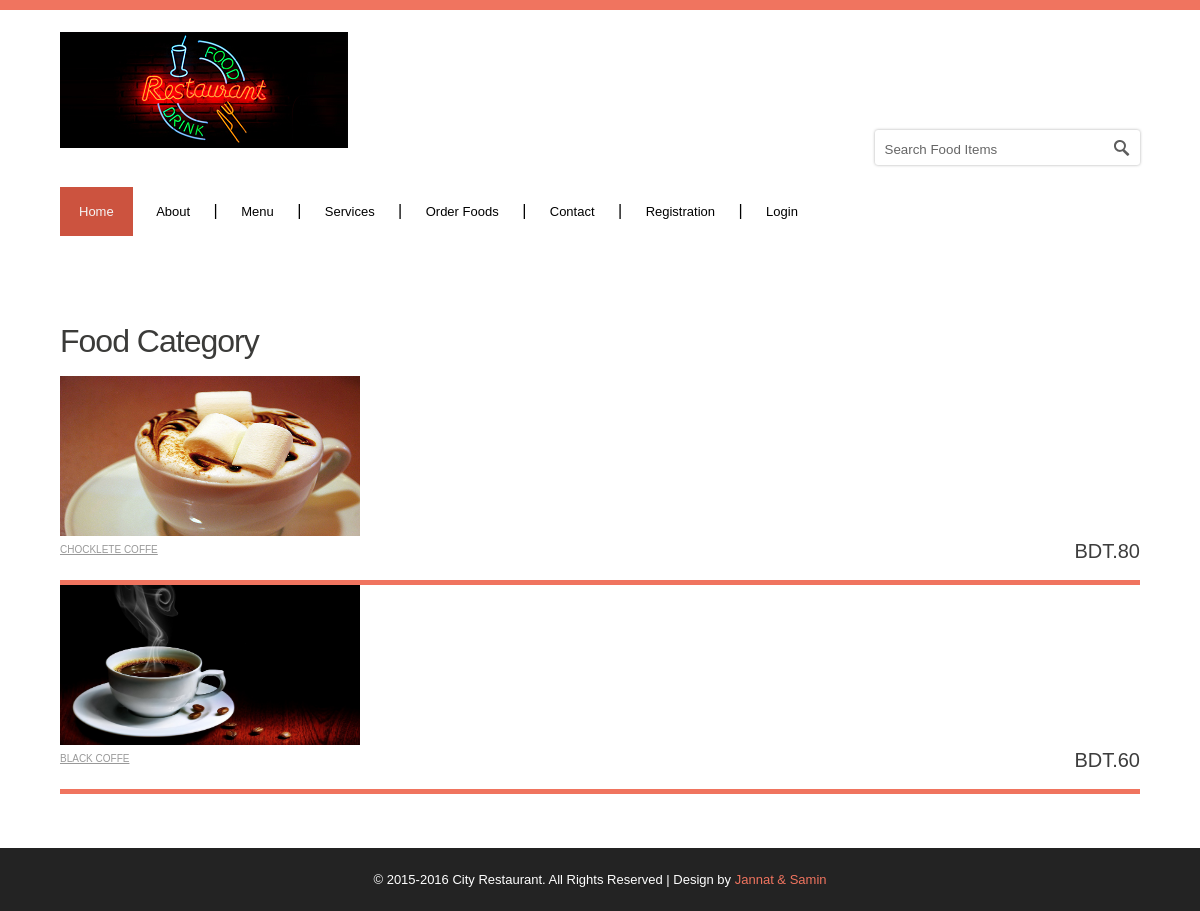
The page /category.php?cat_id=5 on the database its author committed.
### tables this page shows
CREATE TABLE IF NOT EXISTS `food_details` (
`food_id` int(11) NOT NULL,
  `admin_id` int(11) NOT NULL,
  `restaurant_id` int(11) NOT NULL,
  `cat_id` int(11) NOT NULL,
  `food_image` varchar(255) NOT NULL,
  `food_title` varchar(100) NOT NULL,
  `food_price` float NOT NULL,
  `food_summary` text NOT NULL,
  `add_date` varchar(100) NOT NULL
);

### category.php (the view, shortened to what this page needs)
<?php
if(isset($_REQUEST['cat_id'])) {
	$category = $_REQUEST['cat_id'];
}
?>
<?php include('header.php'); ?>
</div>
<div class="main">
	   <div class="heading3">
		    <h3>Food Category</h3>
	    </div>
	    <div class="section group">
				<div class="col_1">
					<?php
						include('config.php');
						$limit = 15;
						$page = @$_GET['page'];
						if($page)
							$start = ($page - 1) * $limit;
						else
							$start = 0;
						$statement = $db->prepare("SELECT food_category.cat_id, food_category.cat_name, food_id, food_image,food_title,food_price,food_summary FROM food_category,food_details WHERE food_category.cat_id=food_details.cat_id and food_category.cat_id='$category' ORDER BY food_id ASC Limit  $start, $limit");
						$statement->execute(array());
						$result = $statement->fetchAll(PDO::FETCH_ASSOC);
						foreach($result as $row)
						{
							?>
					<img src="photo/foods/<?php echo $row['food_image']; ?>" width="300" height="160">
					<div class="desc">
						<div class="left-text">
							<h5>
						<a href="order.php"><?php echo $row['food_title']; ?></a></h5>
						</div>
						<span class="price"><small>BDT.</small><?php echo $row['food_price']; ?></span>
					</div>
				<?php
					}
				?>
				</div>
		</div>
	</div>
	</div>
<?php include('footer.php'); ?>

### css/style.css (style rules this page uses)
html,body,div,span,applet,object,iframe,h1,h2,h3,h4,h5,h6,p,blockquote,pre,a,abbr,acronym,address,big,cite,code,del,dfn,em,img,ins,kbd,q,s,samp,small,strike,strong,sub,sup,tt,var,b,u,i,dl,dt,dd,ol,nav ul,nav li,fieldset,label,legend,table,caption,tbody,tfoot,thead,article,aside,canvas,details,embed,figure,figcaption,footer,header,hgroup,menu,nav,output,ruby,section,summary,time,mark,audio,video { margin:0;padding:0;border:0;font-size:100%;font:inherit;vertical-align:baseline; }
a { text-decoration:none; }
img { max-width:100%; }
body { font-family:Arial, Helvetica, sans-serif; background:#fff; }
.desc { border-bottom: 5px solid #F0745F; padding-bottom:40px; }
.left-text h5 { font-size: 10px; text-transform: uppercase; margin: 4px 0 0 0; float: left; }
.left-text h5 a { color:#999; text-decoration:underline; }
span.price { color: #3D3D3D; font-size: 20px; float: right; }
.heading3 h3 { color:#3b3b39; margin-bottom: 0.5em; font-size: 2em; line-height: 1.2; font-family: 'Merriweather Sans', sans-serif; margin-top: 0px; letter-spacing: -1px; }
.main { padding:4% 0 5%; }

### rows shown on the page
food_details: food_image (picture), food_title "CHOCKLETE COFFE", food_price "80"
food_details: food_image (picture), food_title "BLACK COFFE", food_price "60"
